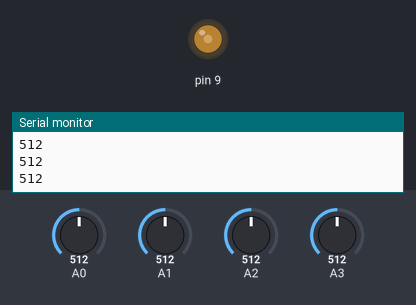
Simulated run of this sketch. Board: Arduino Uno, built with avr-gcc and run on an emulated ATmega328P. On the bench: output pins drawn as LEDs (lit = HIGH), the last lines printed to the serial monitor. The test bench sets the inputs (shaded band); at power-on: A3 = 512, A0 = 512, A1 = 512, A2 = 512.

Above: at 1.2 s.
1.3 s: A3 set to 308
3.2 s: A3 set to 292
At 4.6 s:
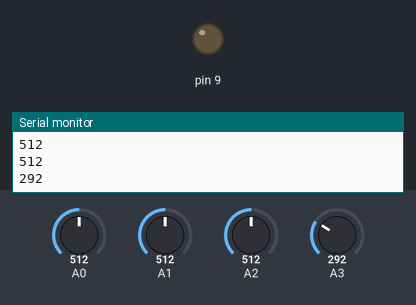
5.5 s: A3 set to 306
At 7.2 s:
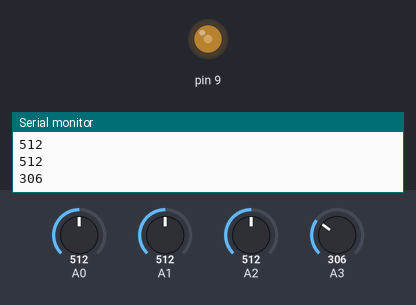
7.5 s: A3 set to 290
At 9.1 s:
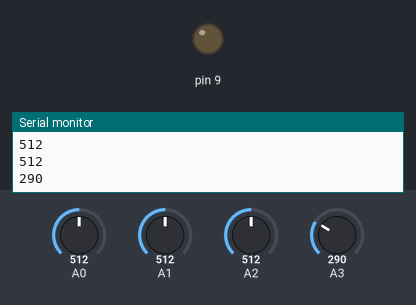
Timing chart, 0 to 10.5 s (numbered marks = the images above; inputs shaded):
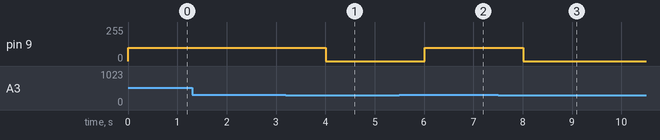

The sketch:

sketch_mar18a.ino
```cpp
void setup() {
  // put your setup code here, to run once:

Serial.begin(9600);
}

void loop() {
  // put your main code here, to run repeatedly:
 // long R0=100000;
//  int B=4275;
  //
  //float R = 1023 / ( a - 1 ) * R0;
  // int v = 1.0 / ( log(R / R0) / (B + 1) / 298.15 ) - 273.15;


int a =  analogRead(A0);
long  R0=100000;
int B=4275;
float R1 = 1023.0 / a - 1.0;
float R = R0 * R1;

float  temp = 1.0 / ( log(R / R0) / B + 1 / 298.15 ) - 273.15;
int temp1 = (int) temp;


int b  = analogRead(A1);
int c  = analogRead(A2);
int d  = analogRead(A3);


  analogRead(A2);


  if(d < 300)
  {
    Serial.println("peu humide" );
     analogWrite(9,0);
  }
    if(d > 300)
  {
    Serial.println(" humide" );
   analogWrite(9,100);
  }
Serial.println(temp1);
Serial.println(b);
Serial.println(c);
Serial.println(d);
delay(1000);
}
```

Measured:
- the behaviour switches between 300 and 299 on A3 (found by bisection; images 0 and 1)
- after the input at 3.2 s, pin 9: 100/255 → 0/255 after 0.81 s
- after the input at 5.5 s, pin 9: 0/255 → 100/255 after 0.51 s
- after the input at 7.5 s, pin 9: 100/255 → 0/255 after 0.51 s
